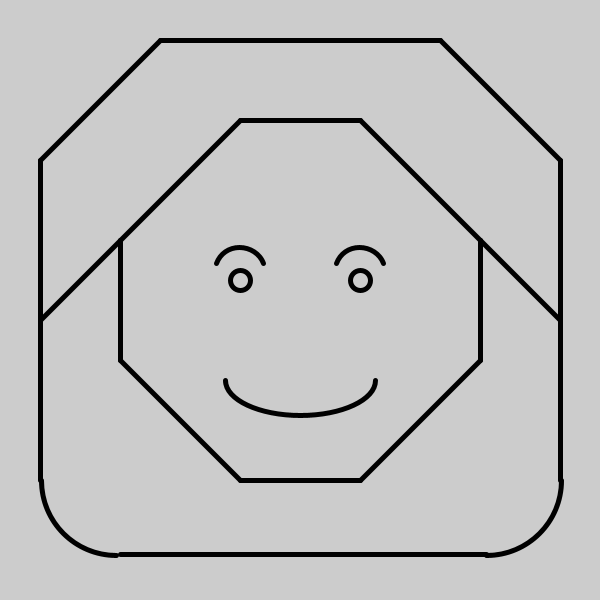
Frame 1 (no input)
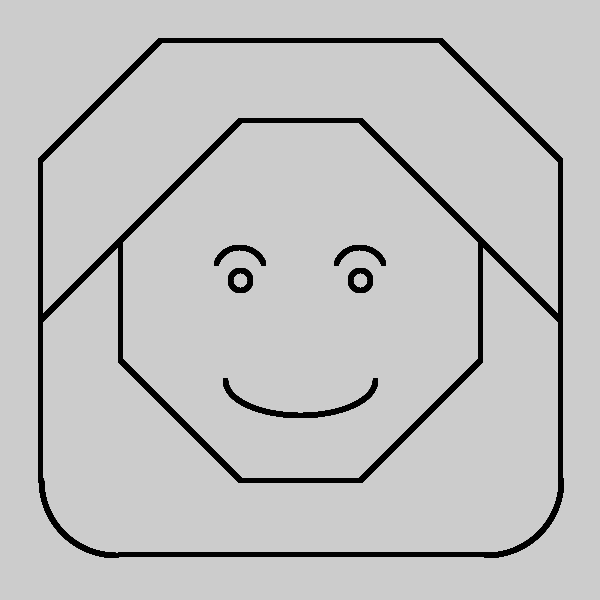
Frame 60 (the mouse pressed at the canvas centre just before this capture)
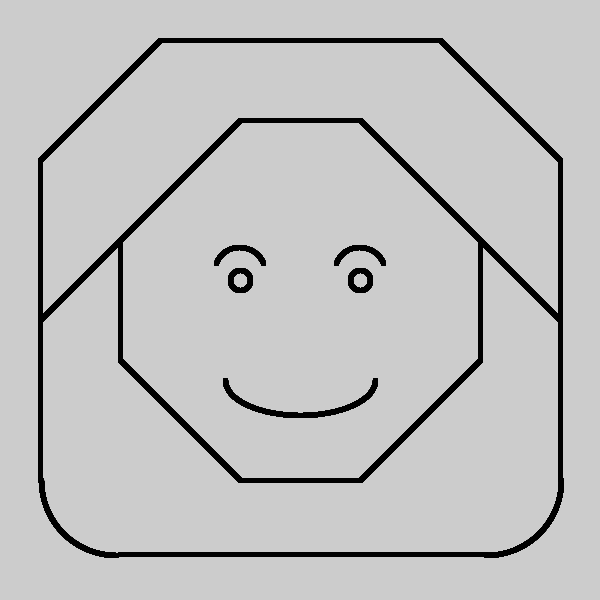
Frame 120 (the mouse held since frame 60 and released just before this capture)

The Processing sketch that drew these frames (run headless with seeded random() and noise(); from frame 60 on, the mouse is pressed at the canvas centre):

// Processing sketch: retrato_marta_alfonso
// ── retrato_marta_alfonso.pde
float m=40;

void setup() {
  size(600,600);
  noFill();
  strokeWeight(5);
}
void draw() {
  //cara
  line(m*3,m*6,m*3,m*9);
  line(m*3,m*6,m*6,m*3);
  line(m*3,m*9,m*6,m*12);
  line(m*6,m*12,m*9,m*12);
  line(m*6,m*3,m*9,m*3);
  line(m*9,m*3,m*12,m*6);
  line(m*12,m*6,m*12,m*9);
  line(m*12,m*9,m*9,m*12);

  //pelo
  line(m,m*4,m,m*12);
  line(m,m*4,m*4,m);
  line(m*4,m,m*11,m);
  line(m*11,m,m*14,m*4);
  line(m*14,m*4,m*14,m*12);
  arc(m*12.15,m*12,150,150,radians(0),radians(90));
  line(m*12.15,m*13.85,m*3,m*13.85);
  arc(m*2.9,m*12,150,150,radians(90),radians(180));
  line(m*3,m*6,m,m*8);
  line(m*12,m*6,m*14,m*8);
  
  //rostro
  ellipse(m*6,m*7,20,20);
  ellipse(m*9,m*7,20,20);
  arc(m*6,m*6.8,50,50,radians(200),radians(340));
  arc(m*9,m*6.8,50,50,radians(200),radians(340));
  arc(m*7.5,m*9.5,150,70,radians(0),radians(180));
}

// ── marta.pde
void marta(float posx, float posy) {
  push();
  translate (posx,posy);
  //cara
  line(m*3,m*6,m*3,m*9);
  line(m*3,m*6,m*6,m*3);
  line(m*3,m*9,m*6,m*12);
  line(m*6,m*12,m*9,m*12);
  line(m*6,m*3,m*9,m*3);
  line(m*9,m*3,m*12,m*6);
  line(m*12,m*6,m*12,m*9);
  line(m*12,m*9,m*9,m*12);

  //pelo
  line(m,m*4,m,m*12);
  line(m,m*4,m*4,m);
  line(m*4,m,m*11,m);
  line(m*11,m,m*14,m*4);
  line(m*14,m*4,m*14,m*12);
  arc(m*12,m*11.6,m*3+10,m*3+10,radians(0),radians(90));
  line(m*12.5,m*13.6,m*2.6,m*13.6);
  arc(m*3,m*11.6,m*3+10,m*3+10,radians(90),radians(180));
  line(m*3,m*6,m,m*8);
  line(m*12,m*6,m*14,m*8);
  
  //rostro
  ellipse(m*6,m*7,m-20,m-20);
  ellipse(m*9,m*7,m-20,m-20);
  arc(m*6,m*6.8,m+10,m+10,radians(200),radians(340));
  arc(m*9,m*6.8,m+10,m+10,radians(200),radians(340));
  arc(m*7.5,m*9.5,m*3,m,radians(0),radians(180));
pop();
}
